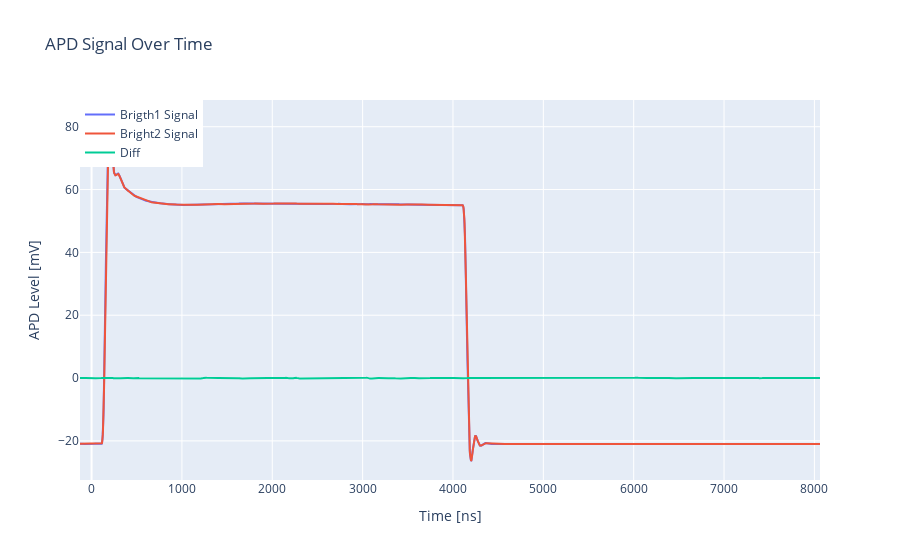

The notebook cell saved with this chart:
### Code cell
import plotly.graph_objects as go
import numpy as np

# Create time array
tt = np.arange(-pretrig_size * hcf.SIDIG_timebase, posttrig_size * hcf.SIDIG_timebase, hcf.SIDIG_timebase)

# Create figure
fig = go.Figure()

# Add traces for dark and bright data
fig.add_trace(go.Scatter(x=tt, y=data_buffer_bright1 * 1000, mode='lines', name='Brigth1 Signal'))
fig.add_trace(go.Scatter(x=tt, y=data_buffer_bright2 * 1000, mode='lines', name='Bright2 Signal'))
fig.add_trace(go.Scatter(x=tt, y=(data_buffer_bright2-data_buffer_bright1) * 1000, mode='lines', name='Diff'))


# Customize layout
fig.update_layout(
    title="APD Signal Over Time",
    xaxis_title="Time [ns]",
    yaxis_title="APD Level [mV]",
    # template="plotly_bright1",
    legend=dict(x=0, y=1)  # Adjust legend position
)

# Show plot
fig.show()

### Figure 1 — Plotly figure (JSON) as saved in the notebook; plotly's stock layout.template omitted (floating-point values rounded to 4 significant figures; data arrays with more than 128 entries replaced by an {"elided": "..."} marker saying what was removed)
{"data": [{"mode": "lines", "name": "Brigth1 Signal", "type": "scatter", "x": {"elided": "4096 int values"}, "y": {"elided": "4096 float values"}}, {"mode": "lines", "name": "Bright2 Signal", "type": "scatter", "x": {"elided": "4096 int values"}, "y": {"elided": "4096 float values"}}, {"mode": "lines", "name": "Diff", "type": "scatter", "x": {"elided": "4096 int values"}, "y": {"elided": "4096 float values"}}], "layout": {"legend": {"x": 0, "y": 1}, "title": {"text": "APD Signal Over Time"}, "xaxis": {"title": {"text": "Time [ns]"}}, "yaxis": {"title": {"text": "APD Level [mV]"}}}}
